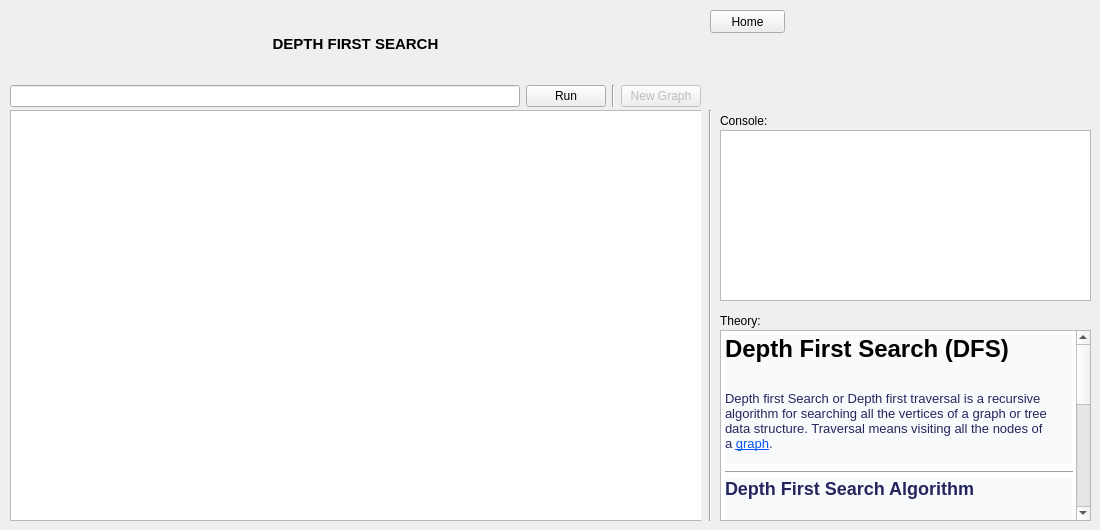
<?xml version="1.0" encoding="UTF-8"?>
<ui version="4.0">
 <class>DFSViewClass</class>
 <widget class="QWidget" name="DFSViewClass">
  <property name="geometry">
   <rect>
    <x>0</x>
    <y>0</y>
    <width>1100</width>
    <height>530</height>
   </rect>
  </property>
  <property name="windowTitle">
   <string>Form</string>
  </property>
  <widget class="QPushButton" name="dfsHomeBtn">
   <property name="geometry">
    <rect>
     <x>710</x>
     <y>10</y>
     <width>75</width>
     <height>23</height>
    </rect>
   </property>
   <property name="text">
    <string>Home</string>
   </property>
  </widget>
  <widget class="QLabel" name="dfsConsoleLabel">
   <property name="geometry">
    <rect>
     <x>720</x>
     <y>110</y>
     <width>47</width>
     <height>21</height>
    </rect>
   </property>
   <property name="text">
    <string>Console:</string>
   </property>
  </widget>
  <widget class="QWidget" name="layoutWidget">
   <property name="geometry">
    <rect>
     <x>10</x>
     <y>10</y>
     <width>691</width>
     <height>97</height>
    </rect>
   </property>
   <layout class="QVBoxLayout" name="dfsHeaderAndControlPane">
    <item>
     <widget class="QLabel" name="dfsHeaderLabel">
      <property name="layoutDirection">
       <enum>Qt::RightToLeft</enum>
      </property>
      <property name="text">
       <string>&lt;html&gt;&lt;head/&gt;&lt;body&gt;&lt;p&gt;&lt;span style=&quot; font-size:11pt; font-weight:600;&quot;&gt;DEPTH FIRST SEARCH&lt;/span&gt;&lt;/p&gt;&lt;/body&gt;&lt;/html&gt;</string>
      </property>
      <property name="alignment">
       <set>Qt::AlignCenter</set>
      </property>
     </widget>
    </item>
    <item>
     <layout class="QHBoxLayout" name="dfsControlPane">
      <item>
       <widget class="QLineEdit" name="dfsInsertLineEdit"/>
      </item>
      <item>
       <widget class="QPushButton" name="dfsInsertBtn">
        <property name="text">
         <string>Run</string>
        </property>
       </widget>
      </item>
      <item>
       <widget class="Line" name="dfsInsertNewGraphSepLine">
        <property name="orientation">
         <enum>Qt::Vertical</enum>
        </property>
       </widget>
      </item>
      <item>
       <widget class="QPushButton" name="dfsNewGraphBtn">
        <property name="enabled">
         <bool>false</bool>
        </property>
        <property name="text">
         <string>New Graph</string>
        </property>
       </widget>
      </item>
     </layout>
    </item>
   </layout>
  </widget>
  <widget class="QWidget" name="dfsAnimAreaPane" native="true">
   <property name="geometry">
    <rect>
     <x>10</x>
     <y>110</y>
     <width>691</width>
     <height>411</height>
    </rect>
   </property>
   <widget class="QGraphicsView" name="dfsAnimArea">
    <property name="geometry">
     <rect>
      <x>0</x>
      <y>0</y>
      <width>701</width>
      <height>411</height>
     </rect>
    </property>
   </widget>
  </widget>
  <widget class="Line" name="dfsAnimTextAreaSeparator">
   <property name="geometry">
    <rect>
     <x>695</x>
     <y>110</y>
     <width>31</width>
     <height>411</height>
    </rect>
   </property>
   <property name="orientation">
    <enum>Qt::Vertical</enum>
   </property>
  </widget>
  <widget class="QPlainTextEdit" name="dfsPlainTextEdit">
   <property name="geometry">
    <rect>
     <x>720</x>
     <y>130</y>
     <width>371</width>
     <height>171</height>
    </rect>
   </property>
   <property name="readOnly">
    <bool>true</bool>
   </property>
  </widget>
  <widget class="QLabel" name="dfsInfoConsoleLabel">
   <property name="geometry">
    <rect>
     <x>720</x>
     <y>310</y>
     <width>47</width>
     <height>21</height>
    </rect>
   </property>
   <property name="text">
    <string>Theory:</string>
   </property>
  </widget>
  <widget class="QTextBrowser" name="dfsInfoTextBrowser">
   <property name="geometry">
    <rect>
     <x>720</x>
     <y>330</y>
     <width>371</width>
     <height>191</height>
    </rect>
   </property>
   <property name="html">
    <string>&lt;!DOCTYPE HTML PUBLIC &quot;-//W3C//DTD HTML 4.0//EN&quot; &quot;http://www.w3.org/TR/REC-html40/strict.dtd&quot;&gt;
&lt;html&gt;&lt;head&gt;&lt;meta name=&quot;qrichtext&quot; content=&quot;1&quot; /&gt;&lt;style type=&quot;text/css&quot;&gt;
p, li { white-space: pre-wrap; }
&lt;/style&gt;&lt;/head&gt;&lt;body style=&quot; font-family:'MS Shell Dlg 2'; font-size:8.25pt; font-weight:400; font-style:normal;&quot;&gt;
&lt;h1 style=&quot; margin-top:0px; margin-bottom:0px; margin-left:0px; margin-right:0px; -qt-block-indent:0; text-indent:0px; background-color:#f9fafc;&quot;&gt;&lt;span style=&quot; font-family:'Arial','sans-serif'; font-size:27pt; font-weight:600; color:#000000;&quot;&gt;Depth First Search (DFS)&lt;/span&gt;&lt;span style=&quot; font-size:8pt; font-weight:600;&quot;&gt; &lt;/span&gt;&lt;/h1&gt;
&lt;h1 style=&quot;-qt-paragraph-type:empty; margin-top:0px; margin-bottom:0px; margin-left:0px; margin-right:0px; -qt-block-indent:0; text-indent:0px; font-size:8pt; font-weight:600; background-color:#f9fafc;&quot;&gt;&lt;br /&gt;&lt;/h1&gt;
&lt;p style=&quot; margin-top:0px; margin-bottom:0px; margin-left:0px; margin-right:0px; -qt-block-indent:0; text-indent:0px; background-color:#f9fafc;&quot;&gt;&lt;a name=&quot;introduction&quot;&gt;&lt;/a&gt;&lt;span style=&quot; font-family:'Arial','sans-serif'; font-size:10pt; color:#25265e;&quot;&gt;D&lt;/span&gt;&lt;span style=&quot; font-family:'Arial','sans-serif'; font-size:10pt; color:#25265e;&quot;&gt;epth first Search or Depth first traversal is a recursive algorithm for searching all the vertices of a graph or tree data structure. Traversal means visiting all the nodes of a &lt;/span&gt;&lt;a href=&quot;https://www.programiz.com/dsa/graph&quot;&gt;&lt;span style=&quot; font-family:'Arial','sans-serif'; font-size:10pt; text-decoration: underline; color:#0556f3;&quot;&gt;graph&lt;/span&gt;&lt;/a&gt;&lt;span style=&quot; font-family:'Arial','sans-serif'; font-size:10pt; color:#25265e;&quot;&gt;.&lt;/span&gt;&lt;span style=&quot; font-size:10pt;&quot;&gt; &lt;/span&gt;&lt;/p&gt;
&lt;p align=&quot;center&quot; style=&quot;-qt-paragraph-type:empty; margin-top:0px; margin-bottom:0px; margin-left:0px; margin-right:0px; -qt-block-indent:0; text-indent:0px; font-size:8pt; background-color:#f9fafc;&quot;&gt;&lt;br /&gt;&lt;/p&gt;
&lt;hr width=&quot;100%&quot;/&gt;
&lt;h2 style=&quot; margin-top:0px; margin-bottom:0px; margin-left:0px; margin-right:0px; -qt-block-indent:0; text-indent:0px; background-color:#f9fafc;&quot;&gt;&lt;a name=&quot;algo&quot;&gt;&lt;/a&gt;&lt;span style=&quot; font-family:'Arial','sans-serif'; font-size:8pt; font-weight:600; color:#25265e;&quot;&gt;D&lt;/span&gt;&lt;span style=&quot; font-family:'Arial','sans-serif'; font-size:8pt; font-weight:600; color:#25265e;&quot;&gt;epth First Search Algorithm&lt;/span&gt;&lt;span style=&quot; font-size:8pt; font-weight:600;&quot;&gt; &lt;/span&gt;&lt;/h2&gt;
&lt;h2 style=&quot;-qt-paragraph-type:empty; margin-top:0px; margin-bottom:0px; margin-left:0px; margin-right:0px; -qt-block-indent:0; text-indent:0px; font-size:8pt; font-weight:600; background-color:#f9fafc;&quot;&gt;&lt;br /&gt;&lt;/h2&gt;
&lt;p style=&quot; margin-top:0px; margin-bottom:0px; margin-left:0px; margin-right:0px; -qt-block-indent:0; text-indent:0px; background-color:#f9fafc;&quot;&gt;&lt;span style=&quot; font-family:'Arial','sans-serif'; font-size:10pt; color:#25265e;&quot;&gt;A standard DFS implementation puts each vertex of the graph into one of two categories:&lt;/span&gt;&lt;span style=&quot; font-size:10pt;&quot;&gt; &lt;/span&gt;&lt;/p&gt;
&lt;p style=&quot; margin-top:0px; margin-bottom:0px; margin-left:0px; margin-right:0px; -qt-block-indent:0; text-indent:0px; background-color:#f9fafc;&quot;&gt;&lt;span style=&quot; font-family:'Arial','sans-serif'; font-size:10pt; color:#25265e;&quot;&gt;1.&lt;/span&gt;&lt;span style=&quot; font-family:'Times New Roman'; font-size:10pt; color:#25265e;&quot;&gt;   &lt;/span&gt;&lt;span style=&quot; font-family:'Arial','sans-serif'; font-size:10pt; color:#25265e;&quot;&gt;Visited&lt;/span&gt;&lt;span style=&quot; font-size:10pt;&quot;&gt; &lt;/span&gt;&lt;/p&gt;
&lt;p style=&quot; margin-top:0px; margin-bottom:0px; margin-left:0px; margin-right:0px; -qt-block-indent:0; text-indent:0px; background-color:#f9fafc;&quot;&gt;&lt;span style=&quot; font-family:'Arial','sans-serif'; font-size:10pt; color:#25265e;&quot;&gt;2.&lt;/span&gt;&lt;span style=&quot; font-family:'Times New Roman'; font-size:10pt; color:#25265e;&quot;&gt;   &lt;/span&gt;&lt;span style=&quot; font-family:'Arial','sans-serif'; font-size:10pt; color:#25265e;&quot;&gt;Not Visited&lt;/span&gt;&lt;span style=&quot; font-size:10pt;&quot;&gt; &lt;/span&gt;&lt;/p&gt;
&lt;p style=&quot; margin-top:0px; margin-bottom:0px; margin-left:0px; margin-right:0px; -qt-block-indent:0; text-indent:0px; background-color:#f9fafc;&quot;&gt;&lt;span style=&quot; font-family:'Arial','sans-serif'; font-size:10pt; color:#25265e;&quot;&gt;The purpose of the algorithm is to mark each vertex as visited while avoiding cycles.&lt;/span&gt;&lt;span style=&quot; font-size:10pt;&quot;&gt; &lt;/span&gt;&lt;/p&gt;
&lt;p style=&quot; margin-top:0px; margin-bottom:0px; margin-left:0px; margin-right:0px; -qt-block-indent:0; text-indent:0px; background-color:#f9fafc;&quot;&gt;&lt;span style=&quot; font-family:'Arial','sans-serif'; font-size:10pt; color:#25265e;&quot;&gt;The DFS algorithm works as follows:&lt;/span&gt;&lt;span style=&quot; font-size:10pt;&quot;&gt; &lt;/span&gt;&lt;/p&gt;
&lt;p style=&quot; margin-top:0px; margin-bottom:0px; margin-left:0px; margin-right:0px; -qt-block-indent:0; text-indent:0px; background-color:#f9fafc;&quot;&gt;&lt;span style=&quot; font-family:'Arial','sans-serif'; font-size:10pt; color:#25265e;&quot;&gt;1.&lt;/span&gt;&lt;span style=&quot; font-family:'Times New Roman'; font-size:10pt; color:#25265e;&quot;&gt;   &lt;/span&gt;&lt;span style=&quot; font-family:'Arial','sans-serif'; font-size:10pt; color:#25265e;&quot;&gt;Start by putting any one of the graph's vertices on top of a stack.&lt;/span&gt;&lt;span style=&quot; font-size:10pt;&quot;&gt; &lt;/span&gt;&lt;/p&gt;
&lt;p style=&quot; margin-top:0px; margin-bottom:0px; margin-left:0px; margin-right:0px; -qt-block-indent:0; text-indent:0px; background-color:#f9fafc;&quot;&gt;&lt;span style=&quot; font-family:'Arial','sans-serif'; font-size:10pt; color:#25265e;&quot;&gt;2.&lt;/span&gt;&lt;span style=&quot; font-family:'Times New Roman'; font-size:10pt; color:#25265e;&quot;&gt;   &lt;/span&gt;&lt;span style=&quot; font-family:'Arial','sans-serif'; font-size:10pt; color:#25265e;&quot;&gt;Take the top item of the stack and add it to the visited list.&lt;/span&gt;&lt;span style=&quot; font-size:10pt;&quot;&gt; &lt;/span&gt;&lt;/p&gt;
&lt;p style=&quot; margin-top:0px; margin-bottom:0px; margin-left:0px; margin-right:0px; -qt-block-indent:0; text-indent:0px; background-color:#f9fafc;&quot;&gt;&lt;span style=&quot; font-family:'Arial','sans-serif'; font-size:10pt; color:#25265e;&quot;&gt;3.&lt;/span&gt;&lt;span style=&quot; font-family:'Times New Roman'; font-size:10pt; color:#25265e;&quot;&gt;   &lt;/span&gt;&lt;span style=&quot; font-family:'Arial','sans-serif'; font-size:10pt; color:#25265e;&quot;&gt;Create a list of that vertex's adjacent nodes. Add the ones which aren't in the visited list to the top of the stack.&lt;/span&gt;&lt;span style=&quot; font-size:10pt;&quot;&gt; &lt;/span&gt;&lt;/p&gt;
&lt;p style=&quot; margin-top:0px; margin-bottom:0px; margin-left:0px; margin-right:0px; -qt-block-indent:0; text-indent:0px; background-color:#f9fafc;&quot;&gt;&lt;span style=&quot; font-family:'Arial','sans-serif'; font-size:10pt; color:#25265e;&quot;&gt;4.&lt;/span&gt;&lt;span style=&quot; font-family:'Times New Roman'; font-size:10pt; color:#25265e;&quot;&gt;   &lt;/span&gt;&lt;span style=&quot; font-family:'Arial','sans-serif'; font-size:10pt; color:#25265e;&quot;&gt;Keep repeating steps 2 and 3 until the stack is empty.&lt;/span&gt;&lt;span style=&quot; font-size:10pt;&quot;&gt; &lt;/span&gt;&lt;/p&gt;
&lt;p style=&quot; margin-top:12px; margin-bottom:12px; margin-left:0px; margin-right:0px; -qt-block-indent:0; text-indent:0px;&quot;&gt;&lt;span style=&quot; font-family:'-apple-system','BlinkMacSystemFont','Segoe UI Adjusted','Segoe UI','Liberation Sans','sans-serif'; font-size:8pt; font-weight:600; color:#232629; background-color:#ffffff;&quot;&gt;Time complexity&lt;/span&gt;&lt;span style=&quot; font-family:'-apple-system','BlinkMacSystemFont','Segoe UI Adjusted','Segoe UI','Liberation Sans','sans-serif'; font-size:8pt; color:#232629; background-color:#ffffff;&quot;&gt; is again &lt;/span&gt;&lt;span style=&quot; font-family:'Courier New'; font-size:8pt; color:#232629;&quot;&gt;O(|V|)&lt;/span&gt;&lt;span style=&quot; font-family:'-apple-system','BlinkMacSystemFont','Segoe UI Adjusted','Segoe UI','Liberation Sans','sans-serif'; font-size:8pt; color:#232629; background-color:#ffffff;&quot;&gt;, you need to traverse all nodes. &lt;/span&gt;&lt;/p&gt;
&lt;p style=&quot; margin-top:12px; margin-bottom:12px; margin-left:0px; margin-right:0px; -qt-block-indent:0; text-indent:0px;&quot;&gt;&lt;span style=&quot; font-family:'-apple-system','BlinkMacSystemFont','Segoe UI Adjusted','Segoe UI','Liberation Sans','sans-serif'; font-size:8pt; font-weight:600; color:#232629; background-color:#ffffff;&quot;&gt;Space complexity&lt;/span&gt;&lt;span style=&quot; font-family:'-apple-system','BlinkMacSystemFont','Segoe UI Adjusted','Segoe UI','Liberation Sans','sans-serif'; font-size:8pt; color:#232629; background-color:#ffffff;&quot;&gt; - depends on the implementation, a recursive implementation can have a &lt;/span&gt;&lt;span style=&quot; font-family:'Courier New'; font-size:11pt; color:#232629;&quot;&gt;O(h)&lt;/span&gt;&lt;span style=&quot; font-family:'-apple-system','BlinkMacSystemFont','Segoe UI Adjusted','Segoe UI','Liberation Sans','sans-serif'; font-size:8pt; color:#232629; background-color:#ffffff;&quot;&gt; space complexity [worst case], where &lt;/span&gt;&lt;span style=&quot; font-family:'Courier New'; font-size:8pt; color:#232629;&quot;&gt;h&lt;/span&gt;&lt;span style=&quot; font-family:'-apple-system','BlinkMacSystemFont','Segoe UI Adjusted','Segoe UI','Liberation Sans','sans-serif'; font-size:8pt; color:#232629; background-color:#ffffff;&quot;&gt; is the maximal depth of your tree. Using an iterative solution with a stack is actually the same as BFS, just using a stack instead of a queue - so you get both &lt;/span&gt;&lt;span style=&quot; font-family:'Courier New'; font-size:8pt; color:#232629;&quot;&gt;O(|V|)&lt;/span&gt;&lt;span style=&quot; font-family:'-apple-system','BlinkMacSystemFont','Segoe UI Adjusted','Segoe UI','Liberation Sans','sans-serif'; font-size:8pt; color:#232629; background-color:#ffffff;&quot;&gt; time and space complexity.&lt;/span&gt;&lt;span style=&quot; font-size:8pt;&quot;&gt;  &lt;/span&gt;&lt;/p&gt;&lt;/body&gt;&lt;/html&gt;</string>
   </property>
  </widget>
 </widget>
 <resources/>
 <connections/>
</ui>
